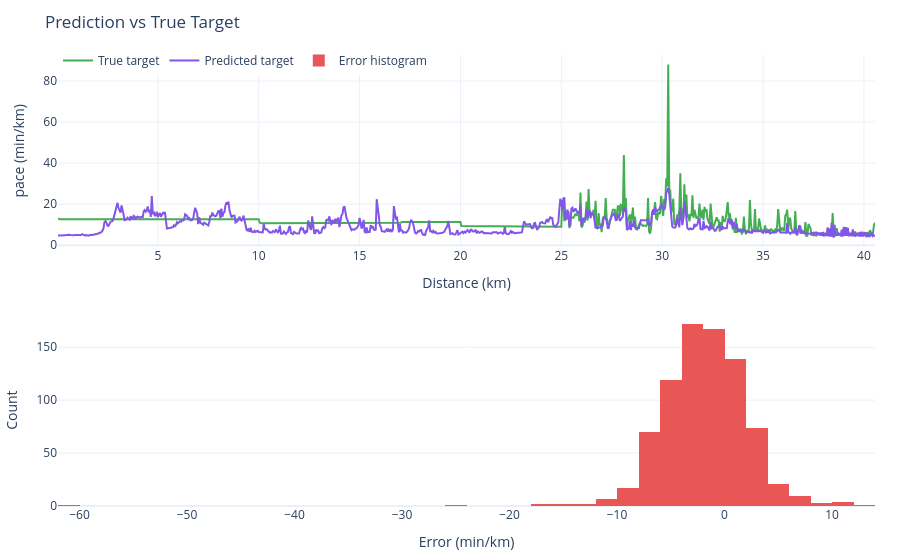
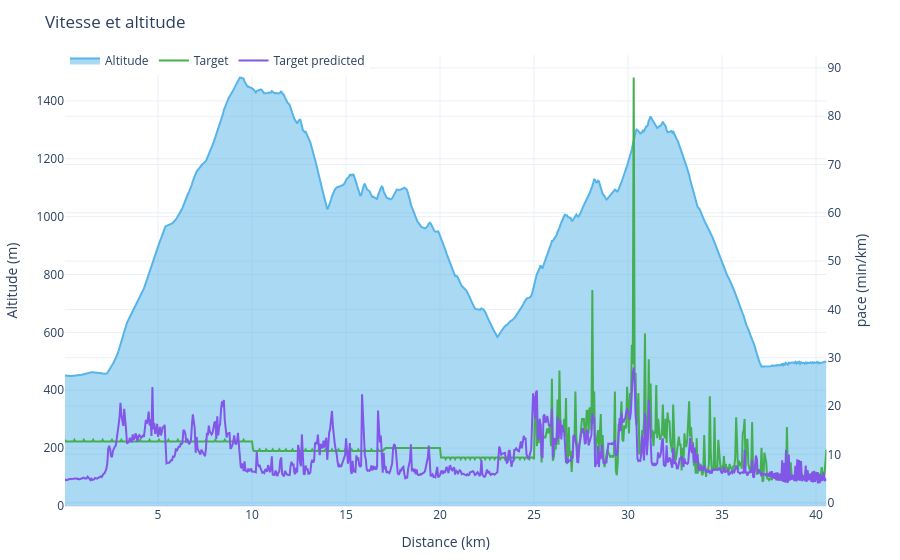

The code cell stored with these charts, in order, in its notebook:
### Code cell
race = dataset_pred.get_activities(0)
race.plot.error_prediction().show()
race.plot.speed().show()

### Figure 1 — Plotly figure (JSON) as saved in the notebook; plotly's stock layout.template omitted (floating-point values rounded to 4 significant figures; data arrays with more than 128 entries replaced by an {"elided": "..."} marker saying what was removed)
{"data": [{"hovertemplate": "Distance : %{x:.2f} km<br>True target : %{y:.1f} m/s<extra></extra>", "line": {"color": "#44AF52"}, "mode": "lines", "name": "True target", "type": "scatter", "x": {"elided": "811 float values"}, "xaxis": "x", "y": {"elided": "811 float values"}, "yaxis": "y"}, {"hovertemplate": "Distance : %{x:.2f} km<br>Predicted target : %{y:.1f} m/s<extra></extra>", "line": {"color": "#8256E9"}, "mode": "lines", "name": "Predicted target", "type": "scatter", "x": {"elided": "811 float values"}, "xaxis": "x", "y": {"elided": "811 float values"}, "yaxis": "y"}, {"marker": {"color": "#E95656"}, "name": "Error histogram", "nbinsx": 50, "type": "histogram", "x": {"elided": "811 float values"}, "xaxis": "x2", "yaxis": "y2"}], "layout": {"hoverlabel": {"namelength": -1}, "legend": {"orientation": "h", "x": 0, "y": 1.02}, "margin": {"b": 45, "l": 50, "r": 25, "t": 55}, "title": {"text": "Prediction vs True Target"}, "xaxis": {"anchor": "y", "domain": [0, 1], "title": {"text": "Distance (km)"}}, "xaxis2": {"anchor": "y2", "domain": [0, 1], "title": {"text": "Error (min/km)"}}, "yaxis": {"anchor": "x", "domain": [0.575, 1], "title": {"text": "pace (min/km)"}}, "yaxis2": {"anchor": "x2", "domain": [0, 0.425], "title": {"text": "Count"}}}}

### Figure 2 — Plotly figure (JSON) as saved in the notebook; plotly's stock layout.template omitted (floating-point values rounded to 4 significant figures; data arrays with more than 128 entries replaced by an {"elided": "..."} marker saying what was removed)
{"data": [{"customdata": {"elided": "811x3 float values"}, "fill": "tozeroy", "hovertemplate": "Distance : %{x:.2f} km<br>Altitude : %{y:.1f} m<br>Target : %{customdata[0]:.1f} min/km<br>Prediction : %{customdata[1]:.1f} min/km<br>Erreur : %{customdata[2]:.1f} min/km<extra></extra>", "line": {"color": "#56B4E9"}, "mode": "lines", "name": "Altitude", "type": "scatter", "x": {"elided": "811 float values"}, "xaxis": "x", "y": {"elided": "811 float values"}, "yaxis": "y"}, {"customdata": {"elided": "811x3 float values"}, "hovertemplate": "Distance : %{x:.2f} km<br>Altitude : %{y:.1f} m<br>Target : %{customdata[0]:.1f} min/km<br>Prediction : %{customdata[1]:.1f} min/km<br>Erreur : %{customdata[2]:.1f} min/km<extra></extra>", "line": {"color": "#44AF52"}, "mode": "lines", "name": "Target", "type": "scatter", "x": {"elided": "811 float values"}, "xaxis": "x", "y": {"elided": "811 float values"}, "yaxis": "y2"}, {"customdata": {"elided": "811x3 float values"}, "hovertemplate": "Distance : %{x:.2f} km<br>Altitude : %{y:.1f} m<br>Target : %{customdata[0]:.1f} min/km<br>Prediction : %{customdata[1]:.1f} min/km<br>Erreur : %{customdata[2]:.1f} min/km<extra></extra>", "line": {"color": "#8256E9"}, "mode": "lines", "name": "Target predicted", "type": "scatter", "x": {"elided": "811 float values"}, "xaxis": "x", "y": {"elided": "811 float values"}, "yaxis": "y2"}], "layout": {"hoverlabel": {"namelength": -1}, "legend": {"orientation": "h", "x": 0, "y": 1.02}, "margin": {"b": 45, "l": 50, "r": 25, "t": 55}, "title": {"text": "Vitesse et altitude"}, "xaxis": {"anchor": "y", "domain": [0, 0.94], "title": {"text": "Distance (km)"}}, "yaxis": {"anchor": "x", "domain": [0, 1], "title": {"text": "Altitude (m)"}}, "yaxis2": {"anchor": "x", "overlaying": "y", "side": "right", "title": {"text": "pace (min/km)"}}}}
